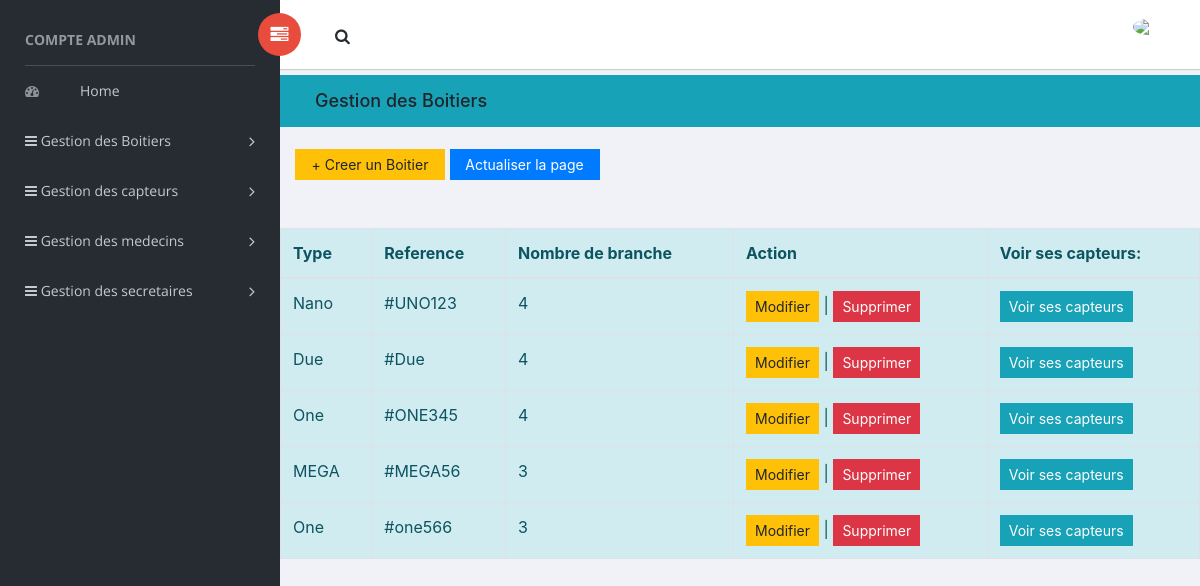
Screenshot of /indexboitier.php (signed in) with the database file from the repository.
### tables this page shows
CREATE TABLE `boitier` (
  `id` int(30) NOT NULL,
  `type` varchar(30) NOT NULL,
  `ref` varchar(30) NOT NULL,
  `nbrbranche` int(11) NOT NULL
);

### indexboitier.php (the view, shortened to what this page needs)
 <?php
       if($_SESSION["type"] =="admin"){
	    ?>
<!doctype html>
<html class="no-js" lang="en">
<head>
    <link rel="stylesheet" href="vendors/bootstrap/dist/css/bootstrap.min.css">
    <link rel="stylesheet" href="vendors/font-awesome/css/font-awesome.min.css">
    <link rel="stylesheet" href="vendors/themify-icons/css/themify-icons.css">
    <link rel="stylesheet" href="vendors/flag-icon-css/css/flag-icon.min.css">
    <link rel="stylesheet" href="vendors/selectFX/css/cs-skin-elastic.css">
    <link rel="stylesheet" href="vendors/jqvmap/dist/jqvmap.min.css">
    <link rel="stylesheet" href="assets/css/style.css">
</head>
<body>
    <aside id="left-panel" class="left-panel">
        <nav class="navbar navbar-expand-sm navbar-default">
            <div id="main-menu" class="main-menu collapse navbar-collapse">
                <ul class="nav navbar-nav">
                <h3 class="menu-title"> COMPTE <?PHP ECHO  $_SESSION['type']?> </h3>
                    <li>
                        <a href="indexadmin.php"> <i class="menu-icon fa fa-dashboard"></i>Home </a>
                    </li>
                    <li class="menu-item-has-children dropdown">
                        <a href="#" class="dropdown-toggle" data-toggle="dropdown" aria-haspopup="true" aria-expanded="false"><i class="fa fa-bars"></i>   Gestion des Boitiers </a>
                    </li>
                    <li class="menu-item-has-children dropdown">
                        <a href="#" class="dropdown-toggle" data-toggle="dropdown" aria-haspopup="true" aria-expanded="false"> <i class="fa fa-bars"></i> Gestion des capteurs </a>
                    </li>
                    <li class="menu-item-has-children dropdown">
                        <a href="#" class="dropdown-toggle" data-toggle="dropdown" aria-haspopup="true" aria-expanded="false"> <i class="fa fa-bars"></i> Gestion des medecins </a>
                    </li>
                    <li class="menu-item-has-children dropdown">
                        <a href="#" class="dropdown-toggle" data-toggle="dropdown" aria-haspopup="true" aria-expanded="false"> <i class="fa fa-bars"></i> Gestion des secretaires </a>
                    </li>
            </div>
        </nav>
    </aside>
    <div id="right-panel" class="right-panel">
        <header id="header" class="header">
            <div class="header-menu">
                <div class="col-sm-7">
                    <a id="menuToggle" class="menutoggle pull-left"><i class="fa fa fa-tasks"></i></a>
                    <div class="header-left">
                        <button class="search-trigger"><i class="fa fa-search"></i></button>
                    </div>
                </div>
                <div class="col-sm-5">
                    <div class="user-area dropdown float-right">
                        <a href="#" class="dropdown-toggle" data-toggle="dropdown" aria-haspopup="true" aria-expanded="false">
                            <img class="user-avatar rounded-circle" src="profile.jpg" >
                        </a>
                    </div>
                </div>
            </div>
        </header>
        <div class="breadcrumbs bg-info">
            <div class="col-sm-4 bg-info">
                <div class="page-header float-left bg-info">
                    <div class="page-title bg-info">
                        <h1>Gestion des Boitiers </h1>
                    </div>
                </div>
            </div>
            <div class="col-sm-8 bg-info">
                <div class="page-header float-right bg-info">
                </div>
            </div>
        </div>
		<div class="content mt-3">
                <div><a class="btn btn-warning btn-sm" style="width : 150px" href="addboitier.php">+ Creer un  Boitier  </a>  <a class="btn btn-primary btn-sm" style="width : 150px" href="indexboitier.php">Actualiser la page</a> </div></br>
                </div>
                    <table class="table table-bordered  alert-info" style="width: 100%;">
                        <thead class="alert-info">
				<thead class="alert-info">
					<tr>
						<th>Type</th>
						<th>Reference </th>
						<th>Nombre de branche </th>
						<th>Action</th>
						<th>Voir ses capteurs:  </th>
					</tr>
				</thead>
				<tbody>
					<?php
						require 'conn.php';
						$sql = $conn->prepare("SELECT * FROM `boitier`");
						$sql->execute();
						while($fetch = $sql->fetch()){
					?>
					<tr>
						<td><?php echo $fetch['type']?></td>
						<td><?php echo $fetch['ref']?></td>
						<td><?php echo $fetch['nbrbranche']?></td>
						<td><button class="btn btn-warning btn-sm" data-toggle="modal" data-target="#update<?php echo $fetch['id']?>">Modifier</button> | <a class="btn btn-danger btn-sm" href="delete.php?id=<?php echo $fetch['id']?>">Supprimer</a>
						<td>
						<button  class="btn btn-info btn-sm" data-toggle="modal" data-target="#up<?php echo $fetch['id']?>">Voir ses capteurs </button>
							<div class="modal-content" style="width: 800px;">
								<table class="table table-bordered" style= " mwidth:400px;">
									<tbody>
									<?php
						$id = $fetch['id'];
						$sql1 = $conn->prepare("select * from `capteur` WHERE `id`  in (select `idc` from `association` where `idb`='$id')");
						$sql1->execute();
					while($fetch1 = $sql1->fetch()){
						$conn->setAttribute(PDO::ATTR_ERRMODE, PDO::ERRMODE_EXCEPTION);
						$sql2="select * from `association` WHERE `idb`=$id";
						$stmt = $conn->query($sql2);
						$row = $stmt->fetch(PDO::FETCH_ASSOC);
                        $f=$row['frequence'];
				?>
                        <td><?php echo $f ?></td></tbody><?php } ?></table>
						</div>
                   </td>
					</tr>
<?php } ?>
</body>
</html>
<?php } ?>

### rows the page displays
boitier: type "Nano", ref "#UNO123", nbrbranche "4"
boitier: type "Due", ref "#Due", nbrbranche "4"
boitier: type "One", ref "#ONE345", nbrbranche "4"
boitier: type "MEGA", ref "#MEGA56", nbrbranche "3"
boitier: type "One", ref "#one566", nbrbranche "3"

### other values shown
$_SESSION['type'] "ADMIN"
